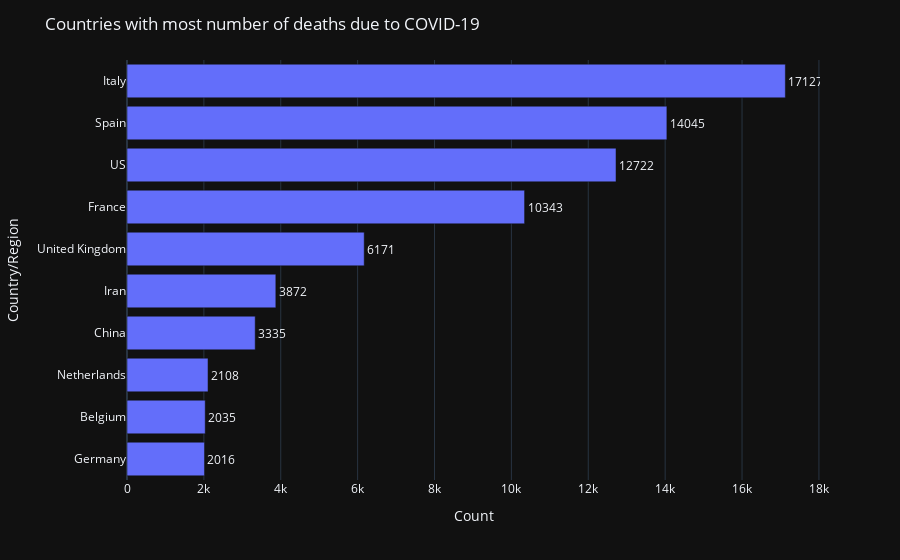

Source (notebook cell):
### Code cell
fig = go.Figure()
fig = px.bar(deaths_max.iloc[:10].sort_values(by='Count'), x = 'Count', y = 'Country/Region', orientation='h', text = 'Count')
fig.update_layout(template = 'plotly_dark', title = 'Countries with most number of deaths due to COVID-19')
fig.update_traces(textposition = 'outside')
fig.show()

### Figure 1 — Plotly figure (JSON) as saved in the notebook; plotly's stock layout.template omitted (floating-point values rounded to 4 significant figures)
{"data": [{"alignmentgroup": "True", "hoverlabel": {"namelength": 0}, "hovertemplate": "Count=%{text}<br>Country/Region=%{y}", "legendgroup": "", "marker": {"color": "#636efa"}, "name": "", "offsetgroup": "", "orientation": "h", "showlegend": false, "text": [2016, 2035, 2108, 3335, 3872, 6171, 10343, 12722, 14045, 17127], "textposition": "outside", "type": "bar", "x": [2016, 2035, 2108, 3335, 3872, 6171, 10343, 12722, 14045, 17127], "xaxis": "x", "y": ["Germany", "Belgium", "Netherlands", "China", "Iran", "United Kingdom", "France", "US", "Spain", "Italy"], "yaxis": "y"}], "layout": {"barmode": "relative", "legend": {"tracegroupgap": 0}, "margin": {"t": 60}, "title": {"text": "Countries with most number of deaths due to COVID-19"}, "xaxis": {"anchor": "y", "domain": [0, 1], "title": {"text": "Count"}}, "yaxis": {"anchor": "x", "domain": [0, 1], "title": {"text": "Country/Region"}}}}
